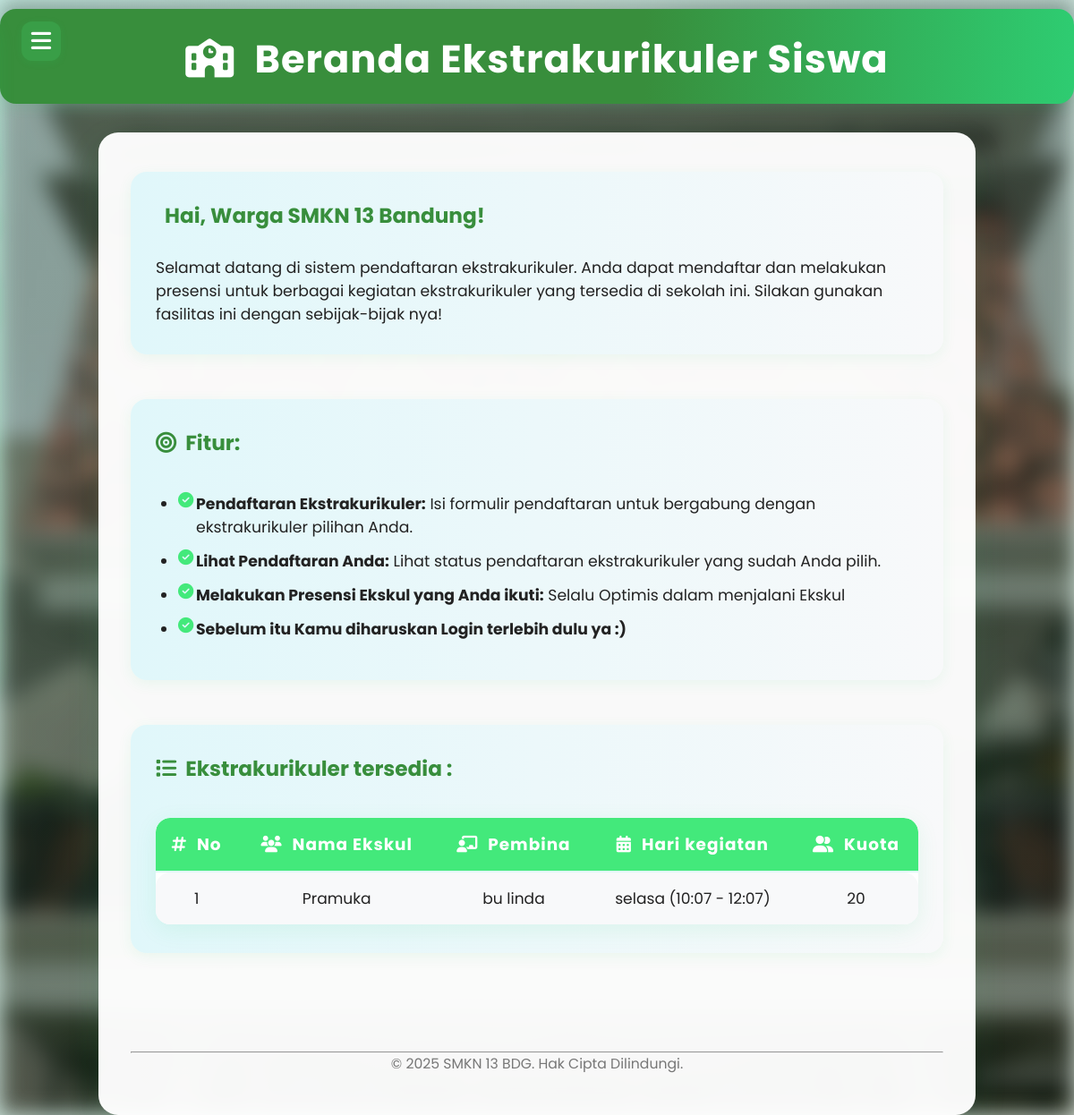
Screenshot of /index_siswa.php with the database file from the repository.
### tables this page shows
CREATE TABLE `eskul` (
  `id_eskul` int(11) NOT NULL,
  `nama_eskul` varchar(100) NOT NULL,
  `deskripsi` text NOT NULL,
  `pembina` varchar(100) NOT NULL,
  `hari_kegiatan` varchar(10) NOT NULL,
  `jam_mulai` time NOT NULL,
  `jam_selesai` time NOT NULL,
  `lokasi` varchar(100) NOT NULL,
  `kuota` int(11) DEFAULT NULL,
  `foto_eskul` varchar(255) DEFAULT NULL
);

### index_siswa.php (the view, shortened to what this page needs)
<?php
include 'koneksi.php';
$query = "SELECT * FROM eskul";
$result = $conn->query($query);
?>
<html>
<head>
    <link rel="stylesheet" href="https://cdnjs.cloudflare.com/ajax/libs/font-awesome/6.4.0/css/all.min.css">
</head>
<body>
    <h1><i class="fa-solid fa-school"></i> Beranda Ekstrakurikuler Siswa</h1>
    <div class="burger" onclick="toggleSidebar()">
        <i class="fa-solid fa-bars"></i>
    </div>
    <main class="text">
        <div class="card">
            <h3><i class="fa-solid fa-hand-wave"></i> Hai, Warga SMKN 13 Bandung!</h3>
            <p>Selamat datang di sistem pendaftaran ekstrakurikuler. Anda dapat mendaftar dan melakukan presensi untuk berbagai kegiatan ekstrakurikuler yang tersedia di sekolah ini. Silakan gunakan fasilitas ini dengan sebijak-bijak nya!</p>
        </div>
        <div class="card">
            <h3><i class="fa-solid fa-bullseye"></i> Fitur:</h3>
            <ul>
                <li><strong>Pendaftaran Ekstrakurikuler:</strong> Isi formulir pendaftaran untuk bergabung dengan ekstrakurikuler pilihan Anda.</li>
                <li><strong>Lihat Pendaftaran Anda:</strong> Lihat status pendaftaran ekstrakurikuler yang sudah Anda pilih.</li>
                <li><strong>Melakukan Presensi Ekskul yang Anda ikuti:</strong> Selalu Optimis dalam menjalani Ekskul</li>
                <li><strong>Sebelum itu Kamu diharuskan Login terlebih dulu ya :)</strong></li>
            </ul>
        </div>
        <div class="card">
            <h3><i class="fa-solid fa-list"></i> Ekstrakurikuler tersedia :</h3>
            <table>
            <tr>
                <th><i class="fa-solid fa-hashtag"></i> No</th>
                <th><i class="fa-solid fa-users"></i> Nama Ekskul</th>
                <th><i class="fa-solid fa-chalkboard-user"></i> Pembina</th>
                <th><i class="fa-solid fa-calendar-days"></i> Hari kegiatan</th>
                <th><i class="fa-solid fa-user-group"></i> Kuota</th>
            </tr>
            <?php
            if ($result->num_rows > 0) {
                $no = 1;
                while ($row = $result->fetch_assoc()) {
                    echo "<tr>";
                    echo "<td>" . $no++ . "</td>";
                    echo "<td>" . htmlspecialchars($row['nama_eskul']) . "</td>";
                    echo "<td>" . htmlspecialchars($row['pembina']) . "</td>";
                    echo "<td>" . htmlspecialchars($row['hari_kegiatan']) . " ("
                                . htmlspecialchars(substr($row['jam_mulai'], 0, 5)) . " - "
                                . htmlspecialchars(substr($row['jam_selesai'], 0, 5)) . ")</td>";
                    echo "<td>" . htmlspecialchars($row['kuota']) . "</td>";
                    echo "</tr>";
                }
            }
            ?>
        </table>
        </div>
        <footer>
        <hr>
        <p>&copy;  <?php echo date('Y');?>  SMKN 13 BDG. Hak Cipta Dilindungi.</p>
    </footer>
    </main>
</body>
</html>

### index_siswa.php (style rules this page uses)
* { margin: 0; padding: 0; box-sizing: border-box; }
body { font-family: 'Poppins', sans-serif; color: #222; background: linear-gradient(135deg, #e0f7fa 0%, #f8f9fa 100%); min-height: 100vh; position: relative; animation: fadeIn 0.8s; }
body::before { content: ""; position: fixed; top: 0; left: 0; width: 100%; height: 100%; background-image: url('smkn13.jpg'); background-size: cover; background-position: center; background-repeat: no-repeat; filter: blur(12px) brightness(0.7); z-index: -2; }
body::after { content: ""; position: fixed; top: 0; left: 0; width: 100%; height: 100%; background: linear-gradient(135deg, rgba(44,202,107,0.12) 0%, rgba(0,50,0,0.18) 100%); z-index: -1; }
h1 { margin-top: 10px; text-align: center; font-size: 2.7em; background: linear-gradient(90deg, #388e3c 60%, #2ecc71 100%); color: #fff; padding: 24px 0 18px 0; border-radius: 18px; margin-bottom: 32px; box-shadow: 0 4px 16px rgba(44,202,107,0.13); letter-spacing: 1px; position: relative; animation: fadeIn 1s; }
h1 i { margin-right: 12px; }
main.text { max-width: 980px; margin: auto; background: rgba(255,255,255,0.97); padding: 44px 36px 36px 36px; border-radius: 22px; box-shadow: 0 12px 40px rgba(44,202,107,0.09); display: flex; flex-direction: column; gap: 32px; animation: fadeIn 1s; }
.card { background: linear-gradient(90deg, #e0f7fa 0%, #f8f9fa 100%); border-radius: 18px; box-shadow: 0 4px 16px rgba(44,202,107,0.08); padding: 32px 28px; margin-bottom: 18px; display: flex; flex-direction: column; gap: 18px; animation: fadeIn 1s; }
.card h3 { color: #388e3c; font-size: 1.45em; margin-bottom: 10px; display: flex; align-items: center; gap: 10px; animation: fadeIn 1s; }
.card p, .card ul { font-size: 1.08em; color: #222; animation: fadeIn 1s; }
.card ul { margin-top: 10px; padding-left: 25px; }
.card li { margin-bottom: 12px; padding-left: 20px; position: relative; animation: fadeIn 1s; }
.card li::before { content: "\f058"; font-family: 'Font Awesome 6 Free'; font-weight: 900; position: absolute; left: 0; top: 0; color: #43e97b; font-size: 1em; }
footer { margin-top: 50px; text-align: center; color: #777; font-size: 0.98em; padding: 10px 0; animation: fadeIn 1s; }
.card table { width: 100%; border-collapse: separate; border-spacing: 0; background: #fff; border-radius: 16px; box-shadow: 0 6px 24px rgba(44,202,107,0.10); overflow: hidden; margin-top: 10px; font-size: 1.07em; animation: fadeIn 1s; }
.card th, .card td { padding: 16px 12px; text-align: center; }
.card th { background-color: #43e97b; color: #fff; font-weight: 700; border-bottom: 2px solid #e0f7fa; letter-spacing: 1px; font-size: 1.08em; }
.card tr { transition: background 0.2s, box-shadow 0.2s; }
.card tr:nth-child(even) { background: #f8f9fa; }
.card td { border-bottom: 1px solid #e0f7fa; }
.card tr:last-child td { border-bottom: none; }
.card th:first-child, .card td:first-child { border-top-left-radius: 16px; }
.card th:last-child, .card td:last-child { border-top-right-radius: 16px; }
.card th, .card td { position: relative; }
.card th i { margin-right: 6px; }
.burger { position: fixed; top: 24px; left: 24px; z-index: 1100; width: 44px; height: 44px; background: rgba(67,233,123,0.18); border-radius: 12px; display: flex; align-items: center; justify-content: center; cursor: pointer; box-shadow: 0 2px 8px rgba(44,202,107,0.10); transition: background 0.2s, left 0.3s cubic-bezier(.4,2,.6,1), width 0.2s, height 0.2s, top 0.2s; }
.burger i { color: #fff; font-size: 1.6em; }

### rows the page displays
eskul: nama_eskul "Pramuka", pembina "bu linda", hari_kegiatan "selasa", jam_mulai "10:07", jam_selesai "12:07", kuota "20"
